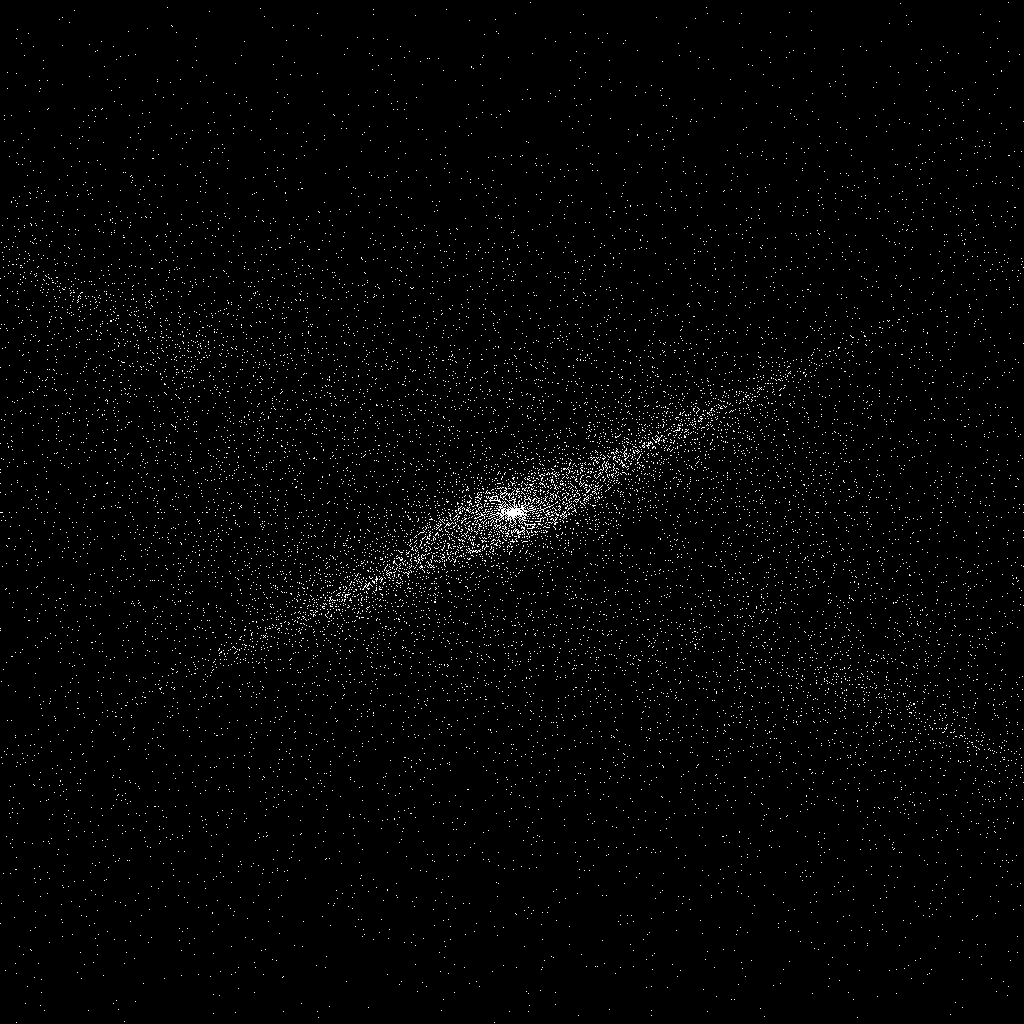
Frame 1 (no input)
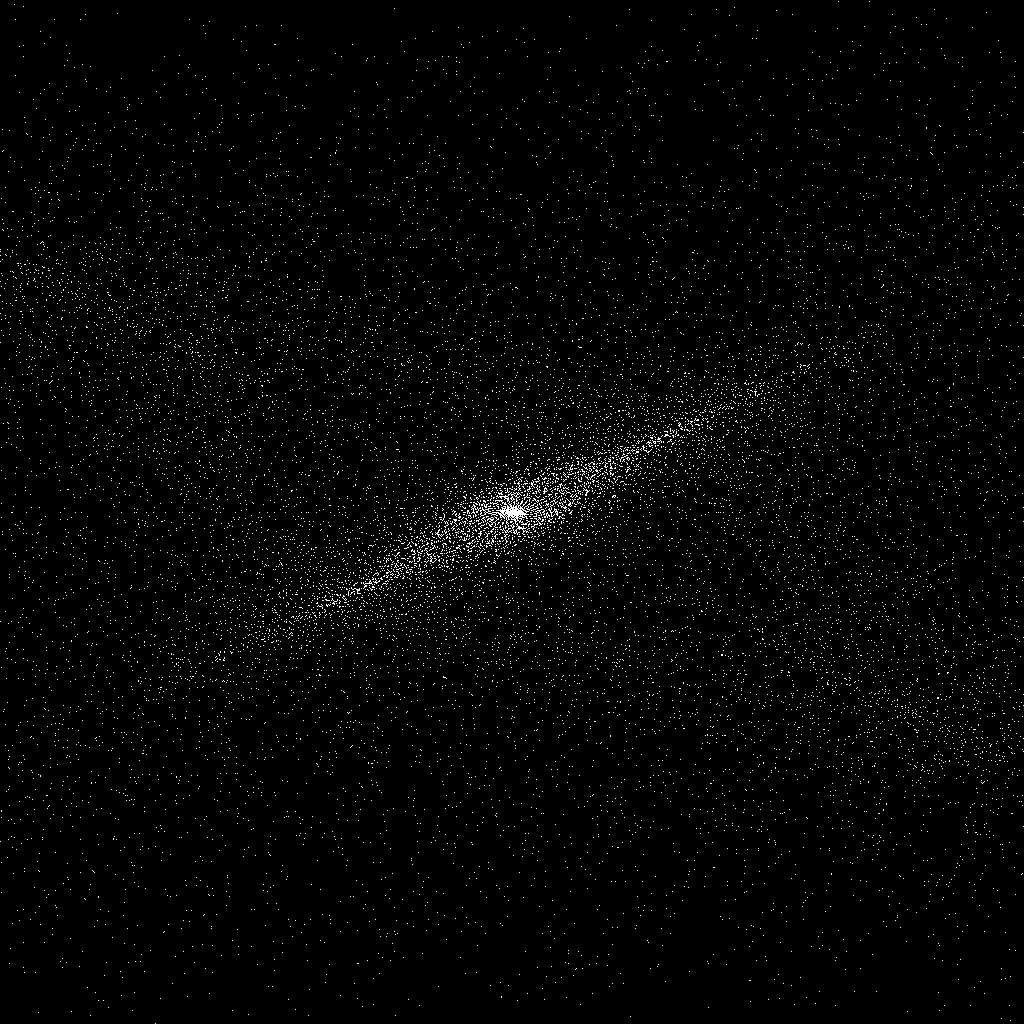
Frame 60 (the mouse pressed at the canvas centre just before this capture)
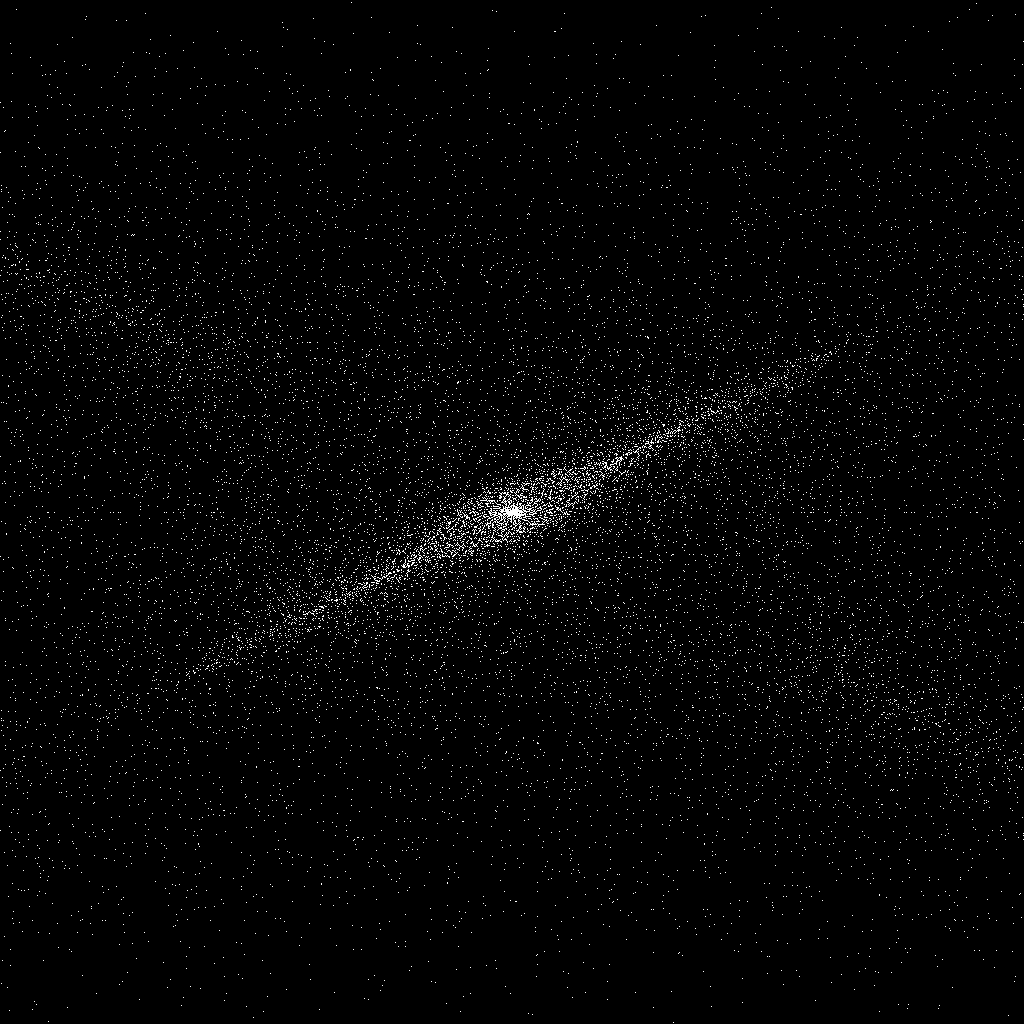
Frame 120 (the mouse held since frame 60 and released just before this capture)

The Processing sketch that drew these frames (run headless with seeded random() and noise(); from frame 60 on, the mouse is pressed at the canvas centre):

// Processing sketch: sketch_220308a
// ── sketch_220308a.pde
void setup() {
  size(1024,1024) ;
  noSmooth();
  background(0);
  stroke(255);
}                                                                 

void draw() {
  background(0);
  
  int f = frameCount%(width/4);
  
  translate(width/2,height/2);
  float t = 0;
  for( int n = 0 ; n < width ; n++) {
    for( int i = 0 ; i < 360 ; i+= 12 ) {
      float xx = sin(radians(noise(n-frameCount)*n+i))*n;
      float yy = cos(radians(i+n))*n;
      point(xx,yy/2);
      t += xx + yy ;
      
    } 
  }
  
  
}
